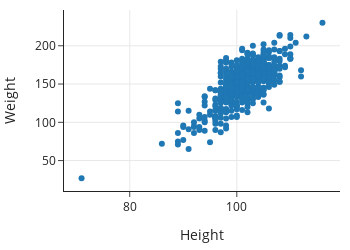

Source (notebook cell):
### Markdown cell above
It appears there is one very light donkey weighing less than 30 kg. Next, we check the relationship between weight and height to assess the quality of the data for analysis.

### Code cell
px.scatter(donkeys, x='Height', y='Weight', width=350, height=250)

### Figure 1 — Plotly figure (JSON) as saved in the notebook; plotly's stock layout.template omitted (floating-point values rounded to 4 significant figures; data arrays with more than 128 entries replaced by an {"elided": "..."} marker saying what was removed)
{"data": [{"hovertemplate": "Height=%{x}<br>Weight=%{y}<extra></extra>", "legendgroup": "", "marker": {"color": "#1F77B4", "symbol": "circle"}, "mode": "markers", "name": "", "orientation": "v", "showlegend": false, "type": "scatter", "x": {"elided": "542 int values"}, "xaxis": "x", "y": {"elided": "542 int values"}, "yaxis": "y"}], "layout": {"height": 250, "legend": {"tracegroupgap": 0}, "width": 350, "xaxis": {"anchor": "y", "autorange": true, "domain": [0, 1], "range": [67.72, 119.3], "title": {"text": "Height"}, "type": "linear"}, "yaxis": {"anchor": "x", "autorange": true, "domain": [0, 1], "range": [10.28, 246.7], "title": {"text": "Weight"}, "type": "linear"}}}
